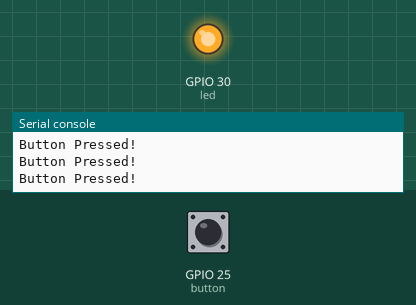
A program run on a simulated ESP32 board running MicroPython. Parts: output pins drawn as LEDs (lit = HIGH), the last lines printed to the serial console. Inputs (shaded band) come from the test bench; at power-on: GPIO 25 (button) HIGH.

Above: at 1.2 s.
1.3 s: GPIO 25 (button) pulled LOW for 0.6 s
At 1.9 s:
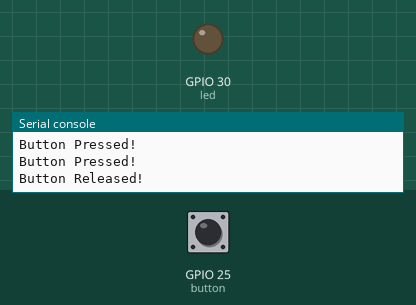
3.5 s: GPIO 25 (button) pulled LOW for 3.2 s
At 7.6 s:
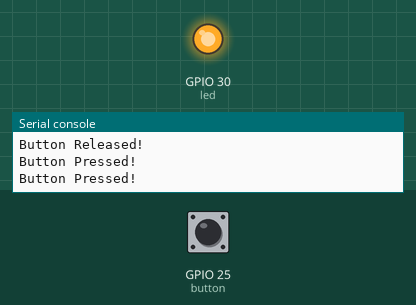
Timing chart, 0 to 9.1 s (numbered marks = the images above; inputs shaded):
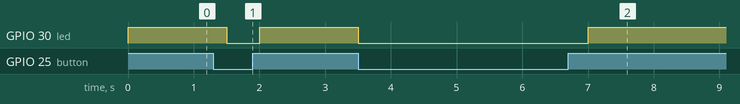

Measured:
- after the input at 1.3 s, GPIO 30 (led): HIGH → LOW after 0.20 s, → HIGH 0.50 s later
- after the input at 3.5 s, GPIO 30 (led): HIGH → LOW at once, → HIGH 3.5 s later

The program:

blink_led_using_push_button.py
```python
from machine import Pin
import time

# Configure the GPIO pin for the button as input with an internal pull-up resistor
button = Pin(25, Pin.IN, Pin.PULL_UP)  # Adjust pin as needed

# Configure the GPIO pin for the LED as output
led = Pin(30, Pin.OUT)  # Adjust pin as needed

while True:
    if button.value() == 1:  # Button pressed (active-low)
        print("Button Pressed!")
        led.value(1)  # Turn LED on
    else:
        print("Button Released!")
        led.value(0)  # Turn LED off

    time.sleep(0.5)  # Small delay to debounce the button
```
